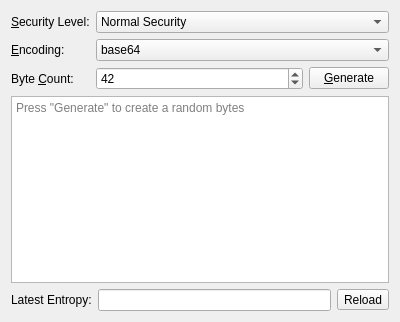
<?xml version="1.0" encoding="UTF-8"?>
<ui version="4.0">
 <class>Widget</class>
 <widget class="QWidget" name="Widget">
  <property name="geometry">
   <rect>
    <x>0</x>
    <y>0</y>
    <width>400</width>
    <height>322</height>
   </rect>
  </property>
  <property name="windowTitle">
   <string>Widget</string>
  </property>
  <layout class="QVBoxLayout" name="verticalLayout">
   <item>
    <layout class="QFormLayout" name="formLayout">
     <item row="0" column="0">
      <widget class="QLabel" name="securityLevelLabel">
       <property name="text">
        <string>&amp;Security Level:</string>
       </property>
       <property name="buddy">
        <cstring>securityLevelComboBox</cstring>
       </property>
      </widget>
     </item>
     <item row="0" column="1">
      <widget class="QComboBox" name="securityLevelComboBox">
       <item>
        <property name="text">
         <string>Normal Security</string>
        </property>
       </item>
       <item>
        <property name="text">
         <string>High Security</string>
        </property>
       </item>
      </widget>
     </item>
     <item row="2" column="0">
      <widget class="QLabel" name="generateLabel">
       <property name="text">
        <string>Byte &amp;Count:</string>
       </property>
       <property name="buddy">
        <cstring>generateSpinBox</cstring>
       </property>
      </widget>
     </item>
     <item row="2" column="1">
      <layout class="QHBoxLayout" name="horizontalLayout" stretch="1,0">
       <item>
        <widget class="QSpinBox" name="generateSpinBox">
         <property name="minimum">
          <number>1</number>
         </property>
         <property name="maximum">
          <number>100000</number>
         </property>
         <property name="value">
          <number>42</number>
         </property>
        </widget>
       </item>
       <item>
        <widget class="QPushButton" name="generateButton">
         <property name="text">
          <string>&amp;Generate</string>
         </property>
        </widget>
       </item>
      </layout>
     </item>
     <item row="1" column="0">
      <widget class="QLabel" name="encodingLabel">
       <property name="text">
        <string>&amp;Encoding:</string>
       </property>
       <property name="buddy">
        <cstring>encodingComboBox</cstring>
       </property>
      </widget>
     </item>
     <item row="1" column="1">
      <widget class="QComboBox" name="encodingComboBox">
       <item>
        <property name="text">
         <string>base64</string>
        </property>
       </item>
       <item>
        <property name="text">
         <string>hex</string>
        </property>
       </item>
       <item>
        <property name="text">
         <string>raw</string>
        </property>
       </item>
      </widget>
     </item>
    </layout>
   </item>
   <item>
    <widget class="QTextBrowser" name="textBrowser">
     <property name="acceptRichText">
      <bool>false</bool>
     </property>
     <property name="textInteractionFlags">
      <set>Qt::LinksAccessibleByKeyboard|Qt::LinksAccessibleByMouse|Qt::TextBrowserInteraction|Qt::TextSelectableByKeyboard|Qt::TextSelectableByMouse</set>
     </property>
     <property name="placeholderText">
      <string>Press &quot;Generate&quot; to create a random bytes</string>
     </property>
    </widget>
   </item>
   <item>
    <layout class="QHBoxLayout" name="horizontalLayout_2">
     <item>
      <widget class="QLabel" name="label">
       <property name="text">
        <string>Latest Entropy:</string>
       </property>
      </widget>
     </item>
     <item>
      <widget class="QLineEdit" name="entropyEdit">
       <property name="readOnly">
        <bool>true</bool>
       </property>
      </widget>
     </item>
     <item>
      <widget class="QToolButton" name="entropyButton">
       <property name="text">
        <string>Reload</string>
       </property>
       <property name="icon">
        <iconset theme="view-refresh"/>
       </property>
      </widget>
     </item>
    </layout>
   </item>
  </layout>
 </widget>
 <layoutdefault spacing="6" margin="11"/>
 <resources/>
 <connections/>
</ui>
